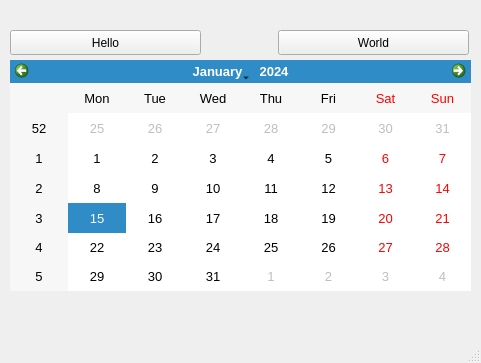
<?xml version="1.0" encoding="UTF-8"?>
<ui version="4.0">
 <class>MainWindow</class>
 <widget class="QMainWindow" name="MainWindow">
  <property name="geometry">
   <rect>
    <x>0</x>
    <y>0</y>
    <width>481</width>
    <height>363</height>
   </rect>
  </property>
  <property name="windowTitle">
   <string>MainWindow</string>
  </property>
  <widget class="QWidget" name="centralwidget">
   <widget class="QPushButton" name="Hello">
    <property name="geometry">
     <rect>
      <x>10</x>
      <y>30</y>
      <width>191</width>
      <height>25</height>
     </rect>
    </property>
    <property name="text">
     <string>Hello</string>
    </property>
   </widget>
   <widget class="QPushButton" name="pushButton_2">
    <property name="geometry">
     <rect>
      <x>278</x>
      <y>30</y>
      <width>191</width>
      <height>25</height>
     </rect>
    </property>
    <property name="text">
     <string>World</string>
    </property>
   </widget>
   <widget class="QCalendarWidget" name="calendarWidget">
    <property name="enabled">
     <bool>true</bool>
    </property>
    <property name="geometry">
     <rect>
      <x>10</x>
      <y>60</y>
      <width>461</width>
      <height>231</height>
     </rect>
    </property>
    <property name="font">
     <font>
      <pointsize>10</pointsize>
     </font>
    </property>
    <property name="acceptDrops">
     <bool>false</bool>
    </property>
    <property name="autoFillBackground">
     <bool>false</bool>
    </property>
    <property name="navigationBarVisible">
     <bool>true</bool>
    </property>
    <property name="dateEditEnabled">
     <bool>true</bool>
    </property>
   </widget>
  </widget>
  <widget class="QMenuBar" name="menubar">
   <property name="geometry">
    <rect>
     <x>0</x>
     <y>0</y>
     <width>481</width>
     <height>22</height>
    </rect>
   </property>
  </widget>
  <widget class="QStatusBar" name="statusbar"/>
 </widget>
 <resources/>
 <connections/>
</ui>
